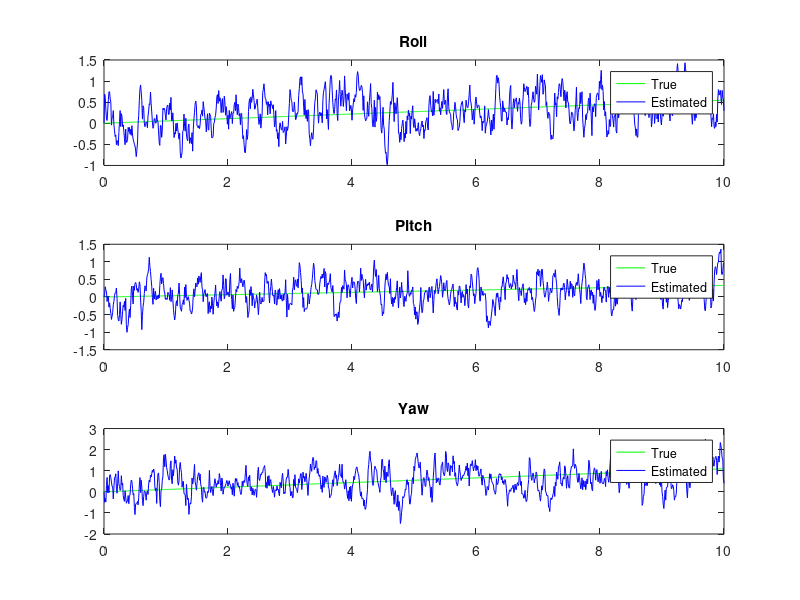

The MATLAB script that drew this image:
dt = 0.01;              % time step (100 Hz)
t = 0:dt:10;            % 10 seconds

% True angles (simulate a small rotation over time)
roll_true = 5 * sind(2*pi*0.1*t);    % degrees
pitch_true = 3 * sind(2*pi*0.1*t);
yaw_true = 10 * sind(2*pi*0.1*t);

% Angular velocity (gyro): derivative of angles
gyro_x = [0 diff(roll_true)] / dt;
gyro_y = [0 diff(pitch_true)] / dt;
gyro_z = [0 diff(yaw_true)] / dt;

% Add some noise to gyro
gyro_x = gyro_x + randn(size(gyro_x))*0.5;
gyro_y = gyro_y + randn(size(gyro_y))*0.5;
gyro_z = gyro_z + randn(size(gyro_z))*0.5;

% Acc & Mag simulate angle measurements with noise
acc_roll = roll_true + randn(size(t))*1.0;
acc_pitch = pitch_true + randn(size(t))*1.0;
mag_yaw = yaw_true + randn(size(t))*2.0;

x = [0; 0; 0];    % initial estimate: [roll; pitch; yaw]
P = eye(3);       % initial uncertainty

Q = 0.1 * eye(3); % process noise
R = diag([1.5, 1.5, 3]);  % measurement noise (more noise in yaw)

X_est = zeros(3, length(t));  % store estimates

for k = 2:length(t)
    % --- Predict Step ---
    omega = [gyro_x(k); gyro_y(k); gyro_z(k)];  % angular velocity
    x_pred = x + omega * dt;
    P = P + Q;

    % --- Measurement Step ---
    z = [acc_roll(k); acc_pitch(k); mag_yaw(k)];

    % --- Kalman Gain ---
    K = P / (P + R);

    % --- Update Step ---
    x = x_pred + K * (z - x_pred);
    P = (eye(3) - K) * P;

    % Store result
    X_est(:,k) = x;
end

figure;
subplot(3,1,1);
plot(t, roll_true, 'g', t, X_est(1,:), 'b'); title('Roll');
legend('True','Estimated');

subplot(3,1,2);
plot(t, pitch_true, 'g', t, X_est(2,:), 'b'); title('Pitch');
legend('True','Estimated');

subplot(3,1,3);
plot(t, yaw_true, 'g', t, X_est(3,:), 'b'); title('Yaw');
legend('True','Estimated');
